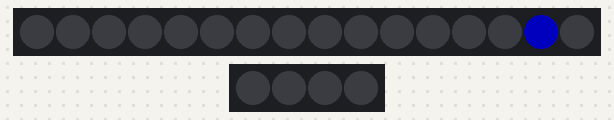
This sketch was run on a simulated Arduino Uno, built with avr-gcc and run on an emulated ATmega328P. Shown: 16 RGB LEDs in strip order, left to right, 4 RGB LEDs in strip order, left to right. Dim RGB values are drawn brighter than linear.

Above: at 0.1 s.
At 4.93 s:
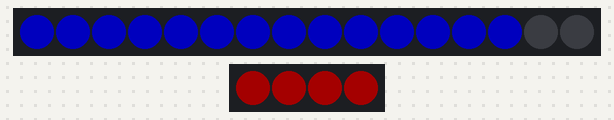
At 13.38 s:
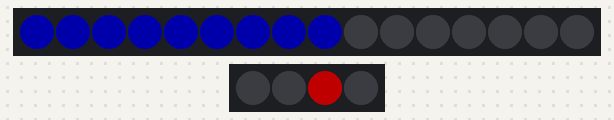
At 21.83 s:
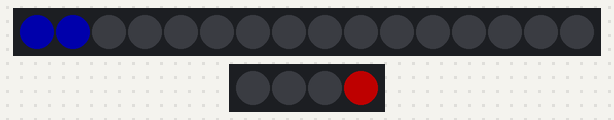
At 30.34 s:
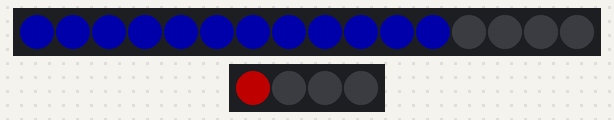
At 39.58 s:
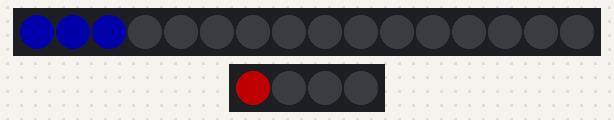
Timing chart, 0 to 40.0 s (numbered marks = the images above):
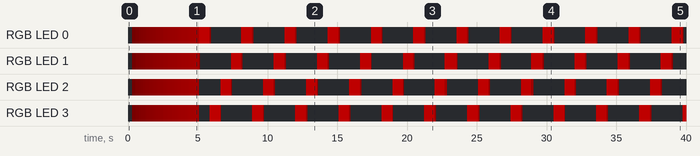

The sketch:

SpiritMinimial.ino
```cpp
#include <Adafruit_NeoPixel.h>

#define NEO_POWER 2 // for powercell
Adafruit_NeoPixel powerStick = Adafruit_NeoPixel(16, NEO_POWER, NEO_GRB + NEO_KHZ800);

#define NEO_CYCLO 3 // for cyclotron
Adafruit_NeoPixel cyclotron = Adafruit_NeoPixel(4, NEO_CYCLO, NEO_GRB + NEO_KHZ800);

// Possible Pack states
bool powerBooted = false;   // has the pack booted up

// ##############################
// available options
// ##############################
const bool useGameCyclotronEffect = true;     // set this to true to get the fading previous cyclotron light in the idle sequence
const bool useCyclotronFadeInEffect = true;   // Instead of the yellow alternate flashing on boot this fades the cyclotron in from off to red

// ##############################
// bootup animation speeds
// ##############################
const unsigned long pwr_boot_interval = 40;       // How fast to do the powercell drop animation on bootup
const unsigned long cyc_boot_interval = 400;      // If useCyclotronFadeInEffect is false this alternates the cycltron lights yellow
const unsigned long cyc_boot_alt_interval = 150;  // How fast to fade in the cyclotron lights from black to red on bootup

// ##############################
// idle animation speeds
// ##############################
const unsigned long pwr_interval = 55;            // how fast the powercell cycles: One 14 led cycle per 756 ms
const unsigned long cyc_interval = 770;           // how fast the cycltron cycles from one cell to the next: One full rotation every 3024 ms
const unsigned long cyc_fade_interval = 1;        // if useGameCyclotronEffect is true this is how fast to fade the previous cyclotron to light to nothing

void setup() {
  // configure powercell/cyclotron
  powerStick.begin();
  powerStick.setBrightness(80);
  powerStick.show(); // Initialize all pixels to 'off'

  cyclotron.begin();
  cyclotron.setBrightness(80);
  cyclotron.show(); // Initialize all pixels to 'off'
}

void loop() {
  // get the current time
  unsigned long currentMillis = millis();
  if( powerBooted == false ){
    powerSequenceBoot(currentMillis);
  } else {
    powerSequenceOne(currentMillis, pwr_interval, cyc_interval, cyc_fade_interval);
  }
  delay(1);
}

int cyclotronRunningFadeOut = 255;  // we reset this variable every time we change the cyclotron index so the fade effect works
int cyclotronRunningFadeIn = 0;     // we reset this to 0 to fade the cyclotron in from nothing
void setCyclotronLightState(int startLed, int endLed, int state ){
  switch ( state ) {
    case 0: // set all leds to red
      for(int i=startLed; i <= endLed; i++) {
        cyclotron.setPixelColor(i, powerStick.Color(255, 0, 0));
      }
      break;
    case 1: // set all leds to orange
      for(int i=startLed; i <= endLed; i++) {
        cyclotron.setPixelColor(i, powerStick.Color(255, 106, 0));
      }
      break;
    case 2: // set all leds off
      for(int i=startLed; i <= endLed; i++) {
        cyclotron.setPixelColor(i, 0);
      }
      break;
    case 3: // fade all leds from red
      for(int i=startLed; i <= endLed; i++) {
        if( cyclotronRunningFadeOut >= 0 ){
          cyclotron.setPixelColor(i, 255 * cyclotronRunningFadeOut/255, 0, 0);
          cyclotronRunningFadeOut--;
        }else{
          cyclotron.setPixelColor(i, 0);
        }
      }
      break;
  case 4: // fade all leds to red
      for(int i=startLed; i <= endLed; i++) {
        if( cyclotronRunningFadeIn < 255 ){
          cyclotron.setPixelColor(i, 255 * cyclotronRunningFadeIn/255, 0, 0);
          cyclotronRunningFadeIn++;
        }else{
          cyclotron.setPixelColor(i, cyclotron.Color(255, 0, 0));
        }
      }
      break;
  }
}

/*************** Powercell/Cyclotron Animations *********************/
/* These allow you to use more than one neopixel per cyclotron if you
 * want it brighter. If using only one set start and end to the same
 * number */
int c1Start = 0;
int c1End = 0;
int c2Start = 1;
int c2End = 1;
int c3Start = 2;
int c3End = 2;
int c4Start = 3;
int c4End = 3;

unsigned long prevPwrBootMillis = 0;    // the last time we changed a powercell light in the boot sequence
unsigned long prevCycBootMillis = 0;    // the last time we changed a cyclotron light in the boot sequence
unsigned long prevPwrMillis = 0;        // last time we changed a powercell light in the idle sequence
unsigned long prevCycMillis = 0;        // last time we changed a cyclotron light in the idle sequence
unsigned long prevFadeCycMillis = 0;    // last time we changed a fading cyclotron light in the idle sequence

// LED indexes into the neopixel powerstick chain for the cyclotron
const int powercellLedCount = 14;   // total number of led's in the animation
int powerSeqNum = 0;                // current running powercell sequence leds

// animation level trackers for the boot and shutdown
int currentBootLevel = 0;                          // current powercell boot level sequence led
int currentLightLevel = powercellLedCount;         // current powercell boot light sequence led

// boot animation on the powercell/cyclotron
bool reverseBootCyclotron = false;
void powerSequenceBoot(unsigned long currentMillis) {
  bool doPowercellUpdate = false;

  if ((unsigned long)(currentMillis - prevPwrBootMillis) >= pwr_boot_interval) {
    // save the last time you blinked the LED
    prevPwrBootMillis = currentMillis;

    // START POWERCELL
    if( currentBootLevel != powercellLedCount ){
      if( currentBootLevel == currentLightLevel){
        if(currentLightLevel+1 <= powercellLedCount){
          powerStick.setPixelColor(currentLightLevel+1, 0);
        }
        powerStick.setPixelColor(currentBootLevel, powerStick.Color(0, 0, 255));
        currentLightLevel = powercellLedCount;
        currentBootLevel++;
      }else{
        if(currentLightLevel+1 <= powercellLedCount){
          powerStick.setPixelColor(currentLightLevel+1, 0);
        }
        powerStick.setPixelColor(currentLightLevel, powerStick.Color(0, 0, 255));
        currentLightLevel--;
      }
      doPowercellUpdate = true;
    }else{
      powerBooted = true;
      currentBootLevel = 0;
      currentLightLevel = powercellLedCount;
    }
    // END POWERCELL
  }

  // if we have changed an led
  if( doPowercellUpdate == true ){
    powerStick.show(); // commit all of the changes
  }

  // START CYCLOTRON
  bool doCycUpdate = false;
  if( useCyclotronFadeInEffect == false ){
    if ((unsigned long)(currentMillis - prevCycBootMillis) >= cyc_boot_interval) {
      prevCycBootMillis = currentMillis;

      if( reverseBootCyclotron == false ){
        setCyclotronLightState(c1Start, c1End, 1);
        setCyclotronLightState(c2Start, c2End, 2);
        setCyclotronLightState(c3Start, c3End, 1);
        setCyclotronLightState(c4Start, c4End, 2);

        doCycUpdate = true;
        reverseBootCyclotron = true;
      }else{
        setCyclotronLightState(c1Start, c1End, 2);
        setCyclotronLightState(c2Start, c2End, 1);
        setCyclotronLightState(c3Start, c3End, 2);
        setCyclotronLightState(c4Start, c4End, 1);

        doCycUpdate = true;
        reverseBootCyclotron = false;
      }
    }
  }else{
    if ((unsigned long)(currentMillis - prevCycBootMillis) >= cyc_boot_alt_interval) {
      prevCycBootMillis = currentMillis;
      setCyclotronLightState(c1Start, c4End, 4);
      doCycUpdate = true;
    }
  }

  if( doCycUpdate == true ){
    cyclotron.show(); // send to the neopixels
  }
  // END CYCLOTRON
}

int cycOrder = 0;
int cycFading = -1;

// normal animation on the bar graph
void powerSequenceOne(unsigned long currentMillis, unsigned long anispeed, unsigned long cycspeed, unsigned long cycfadespeed) {
  // START POWERCELL
  bool doPowercellUpdate = false;
  if ((unsigned long)(currentMillis - prevPwrMillis) >= anispeed) {
    // save the last time you blinked the LED
    prevPwrMillis = currentMillis;

    for ( int i = 0; i <= powercellLedCount; i++) {
      if ( i <= powerSeqNum ) {
        powerStick.setPixelColor(i, powerStick.Color(0, 0, 150));
      } else {
        powerStick.setPixelColor(i, 0);
      }
    }

    if ( powerSeqNum <= powercellLedCount) {
      powerSeqNum++;
    } else {
      powerSeqNum = 0;
    }

    // Update the leds
    powerStick.show();
  }

  // END POWERCELL

  // START CYCLOTRON
  bool doCycUpdate = false;
  if( useGameCyclotronEffect == true ){
    // figure out main light
    if ((unsigned long)(currentMillis - prevCycMillis) >= cycspeed) {
      prevCycMillis = currentMillis;

      switch ( cycOrder ) {
        case 0:
          setCyclotronLightState(c1Start, c1End, 0);
          setCyclotronLightState(c2Start, c2End, 2);
          setCyclotronLightState(c3Start, c3End, 2);
          setCyclotronLightState(c4Start, c4End, 2);
          cycFading = 1;
          cyclotronRunningFadeOut = 255;
          cycOrder = 1;
          break;
        case 1:
          setCyclotronLightState(c1Start, c1End, 2);
          setCyclotronLightState(c2Start, c2End, 2);
          setCyclotronLightState(c3Start, c3End, 2);
          setCyclotronLightState(c4Start, c4End, 0);
          cycFading = 0;
          cyclotronRunningFadeOut = 255;
          cycOrder = 2;
          break;
        case 2:
          setCyclotronLightState(c1Start, c1End, 2);
          setCyclotronLightState(c2Start, c2End, 2);
          setCyclotronLightState(c3Start, c3End, 0);
          setCyclotronLightState(c4Start, c4End, 2);
          cycFading = 3;
          cyclotronRunningFadeOut = 255;
          cycOrder = 3;
          break;
        case 3:
          setCyclotronLightState(c1Start, c1End, 2);
          setCyclotronLightState(c2Start, c2End, 0);
          setCyclotronLightState(c3Start, c3End, 2);
          setCyclotronLightState(c4Start, c4End, 2);
          cycFading = 2;
          cyclotronRunningFadeOut = 255;
          cycOrder = 0;
          break;
      }

      doCycUpdate = true;
    }

    // now figure out the fading light
    if( (unsigned long)(currentMillis - prevFadeCycMillis) >= cycfadespeed ){
      prevFadeCycMillis = currentMillis;
      if( cycFading != -1 ){
        switch ( cycFading ) {
          case 0:
            setCyclotronLightState(c1Start, c1End, 3);
            break;
          case 1:
            setCyclotronLightState(c2Start, c2End, 3);
            break;
          case 2:
            setCyclotronLightState(c3Start, c3End, 3);
            break;
          case 3:
            setCyclotronLightState(c4Start, c4End, 3);
            break;
        }
        doCycUpdate = true;
      }
    }
  }else{
    // figure out main light
    if ((unsigned long)(currentMillis - prevCycMillis) >= cycspeed) {
      prevCycMillis = currentMillis;

      switch ( cycOrder ) {
        case 0:
          setCyclotronLightState(c1Start, c1End, 0);
          setCyclotronLightState(c2Start, c2End, 2);
          setCyclotronLightState(c3Start, c3End, 2);
          setCyclotronLightState(c4Start, c4End, 2);
          cycOrder = 1;
          break;
        case 1:
          setCyclotronLightState(c1Start, c1End, 2);
          setCyclotronLightState(c2Start, c2End, 2);
          setCyclotronLightState(c3Start, c3End, 2);
          setCyclotronLightState(c4Start, c4End, 0);
          cycOrder = 2;
          break;
        case 2:
          setCyclotronLightState(c1Start, c1End, 2);
          setCyclotronLightState(c2Start, c2End, 2);
          setCyclotronLightState(c3Start, c3End, 0);
          setCyclotronLightState(c4Start, c4End, 2);
          cycOrder = 3;
          break;
        case 3:
          setCyclotronLightState(c1Start, c1End, 2);
          setCyclotronLightState(c2Start, c2End, 0);
          setCyclotronLightState(c3Start, c3End, 2);
          setCyclotronLightState(c4Start, c4End, 2);
          cycOrder = 0;
          break;
      }

      doCycUpdate = true;
    }
  }

  if( doCycUpdate == true ){
    cyclotron.show(); // send to the neopixels
  }
  // END CYCLOTRON
}
```
